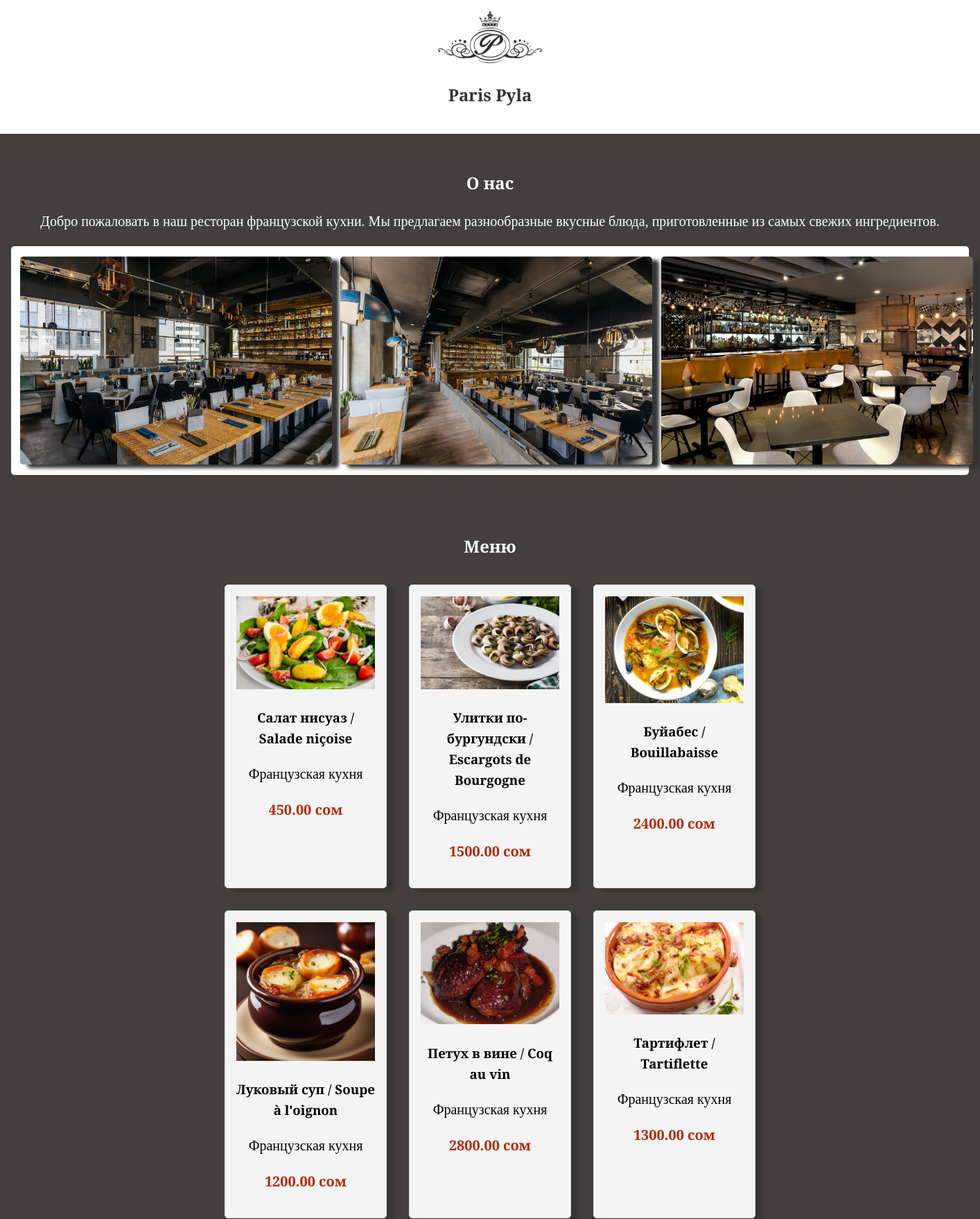
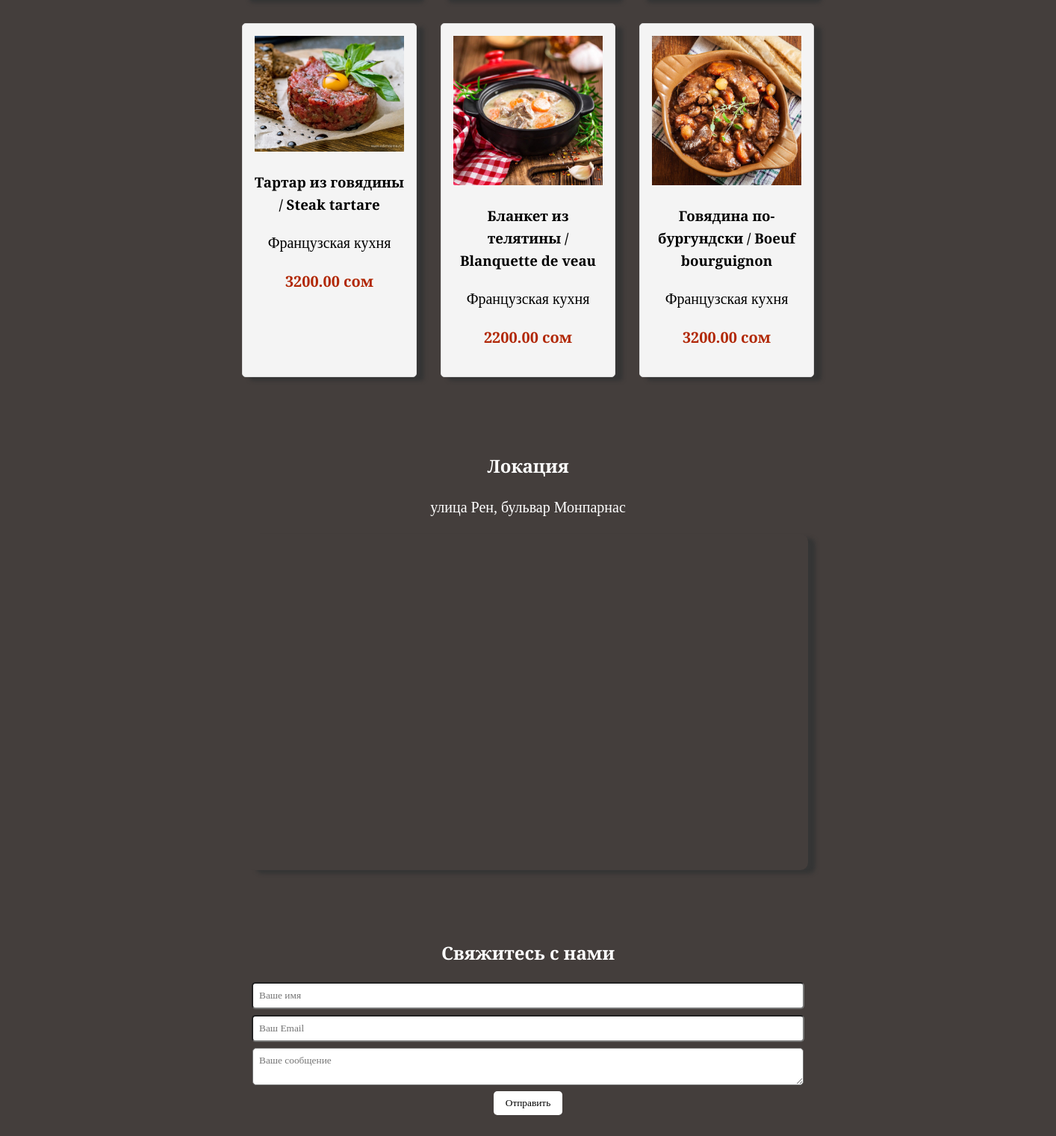
The page / on the database its author committed (2 pictures, top to bottom).
### main/models.py (models this page shows, shortened)
class MenuItem(models.Model):
    name = models.CharField(max_length=100)
    description = models.TextField()
    price = models.DecimalField(max_digits=6, decimal_places=2)
    image = models.ImageField(upload_to='menu_images/')

### main/views.py (the view, shortened to what this page needs)
# urls.py: path('', views.home, name='home'),
def home(request):
    menu_items = MenuItem.objects.all()
    return render(request, 'main/home.html', {'menu_items': menu_items})

### main/templates/main/home.html (shortened to what this page needs)
<!DOCTYPE html>
<html lang="en">
<head>
    {% load static %}
    <link rel="stylesheet" href="{% static 'main/styles.css' %}">
</head>
<body>
    <header>
        <img src="{% static 'main/images/logo.png' %}" alt="Restaurant Logo" class="logo">
        <h2>Paris Pyla</h2>
    </header>
    <section id="about">
        <h2><span class="body-text">О нас</span></h2>
        <p><span class="body-text">Добро пожаловать в наш ресторан французской кухни. Мы предлагаем разнообразные вкусные блюда, приготовленные из самых свежих ингредиентов.</span></p>
        <div class="images-wrapper">
            <img src="{% static 'main/images/image1.jpg'%}" alt="">
            <img src="{% static 'main/images/image2.jpg'%}" alt="">
            <img src="{% static 'main/images/image3.jpg'%}" alt="">
        </div>
    </section>
    <section id="menu">
        <h2><span class="body-text">Меню</span></h2>
        <div class="menu-items">
            {% for item in menu_items %}
            <div class="menu-item">
                <img src="{{ item.image.url }}" alt="{{ item.name }}">
                <h3>{{ item.name }}</h3>
                <p>{{ item.description }}</p>
                <p class="price">{{ item.price }} сом</p>
            </div>
            {% endfor %}
        </div>
    </section>
    <section id="location">
        <h2><span class="body-text">Локация</span></h2>
        <p><span class="body-text">улица Рен, бульвар Монпарнас</span></p>
        <iframe src="https://www.google.com/maps/embed?pb=!1m18!1m12!1m3!1d2625.7263084537954!2d2.3229985275661797!3d48.84435900487609!2m3!1f0!2f0!3f0!3m2!1i1024!2i768!4f13.1!3m3!1m2!1s0x47e67115890ac421%3A0x119f58e381a2000e!2sParis%20Pyla!5e0!3m2!1sru!2skg!4v1717414442982!5m2!1sru!2skg" width="600" height="450" style="border:0;" allowfullscreen="" loading="lazy"></iframe>
    </section>
    <section id="contact">
        <h2><span class="body-text">Свяжитесь с нами</span></h2>
        <form action="" method="post">
            <input type="text" name="name" placeholder="Ваше имя" required>
            <input type="email" name="email" placeholder="Ваш Email" required>
            <textarea name="message" placeholder="Ваше сообщение" required></textarea>
            <button type="submit" class="form-button">Отправить</button>
        </form>
    </section>
</body>
</html>

### static/main/styles.css (style rules this page uses)
* { font-family: "Cormorant Infant", serif; }
body { font-family: Arial, sans-serif; margin: 0; padding: 0; line-height: 1.6; background-color: #443e3c; }
header { background: #ffffff; color: #333; padding: 1rem 0; text-align: center; }
header .logo { max-width: 150px; height: auto; }
section { padding: 2rem 1rem; }
#about { margin: 0 auto; max-width: 1400px; text-align: center; }
#menu, #specials, #location, #contact { margin: 0 auto; max-width: 800px; text-align: center; }
.images-wrapper { display: flex; margin: auto; background-color: white; padding: 15px 0px 15px 0px; border-radius: 5px; }
.images-wrapper img { width: 450px; height: 300px; margin-left: 12.5px; border-radius: 5px; box-shadow: 10px 5px 5px rgb(53, 53, 53) }
.menu-items { display: flex; flex-wrap: wrap; justify-content: center; }
.menu-item { background: #f4f4f4; border: 1px solid #ddd; border-radius: 5px; margin: 1rem; padding: 1rem; width: 200px; box-shadow: 10px 5px 5px rgb(53, 53, 53) }
.menu-item img { max-width: 100%; }
.price { color: #b12704; font-weight: bold; }
form input, form textarea { display: block; margin: 0.5rem auto; padding: 0.5rem; width: 90%; }
form button { background: #333; border: none; color: #fff; padding: 0.5rem 1rem; }
p { font-size: 20px; }
iframe { width: 750px; box-shadow: 10px 5px 5px rgb(53, 53, 53); border-radius: 10px; }
input, textarea, button { border-radius: 5px; }
.body-text { color: white; }
.form-button { background-color: white; color: black; }

### rows shown on the page
MenuItem: image (picture), name "Салат нисуаз / Salade niçoise", description "Французская кухня", price "450.00"
MenuItem: image (picture), name "Улитки по-бургундски / Escargots de Bourgogne", description "Французская кухня", price "1500.00"
MenuItem: image (picture), name "Буйабес / Bouillabaisse", description "Французская кухня", price "2400.00"
MenuItem: image (picture), name "Луковый суп / Soupe à l'oignon", description "Французская кухня", price "1200.00"
MenuItem: image (picture), name "Петух в вине / Coq au vin", description "Французская кухня", price "2800.00"
MenuItem: image (picture), name "Тартифлет / Tartiflette", description "Французская кухня", price "1300.00"
MenuItem: image (picture), name "Тартар из говядины / Steak tartare", description "Французская кухня", price "3200.00"
MenuItem: image (picture), name "Бланкет из телятины / Blanquette de veau", description "Французская кухня", price "2200.00"
MenuItem: image (picture), name "Говядина по-бургундски / Boeuf bourguignon", description "Французская кухня", price "3200.00"
